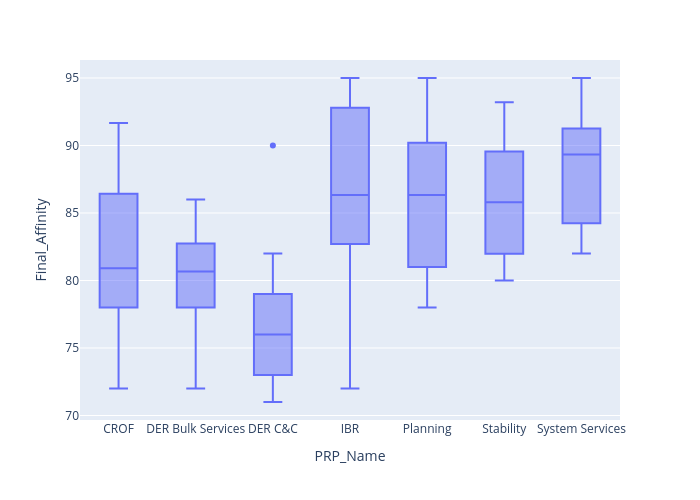

Here is the notebook cell this chart was saved with:
### Code cell
fig = px.box(selected_high,
       x = 'PRP_Name',
       y = 'Final_Affinity',
    #    color = 'Affinity_Level',
    #    title='Count by taking the sum of questions per program',
    #    barmode='group',
       category_orders={
        'Affinity_Level': ['Moderate', 'High'],
        'source': ['prp', 'ra']
    },)
fig.update_layout(width=700, height=500)
fig.show()

### Figure 1 — Plotly figure (JSON) as saved in the notebook; plotly's stock layout.template omitted (floating-point values rounded to 4 significant figures)
{"data": [{"alignmentgroup": "True", "hovertemplate": "PRP_Name=%{x}<br>Final_Affinity=%{y}<extra></extra>", "legendgroup": "", "marker": {"color": "#636efa"}, "name": "", "notched": false, "offsetgroup": "", "orientation": "v", "showlegend": false, "type": "box", "x": ["CROF", "CROF", "CROF", "CROF", "CROF", "CROF", "CROF", "CROF", "CROF", "CROF", "CROF", "CROF", "CROF", "CROF", "CROF", "CROF", "DER Bulk Services", "DER Bulk Services", "DER Bulk Services", "DER Bulk Services", "DER Bulk Services", "DER Bulk Services", "DER Bulk Services", "DER Bulk Services", "DER Bulk Services", "DER Bulk Services", "DER Bulk Services", "DER Bulk Services", "DER Bulk Services", "DER Bulk Services", "DER Bulk Services", "DER C&C", "DER C&C", "DER C&C", "DER C&C", "DER C&C", "DER C&C", "DER C&C", "DER C&C", "DER C&C", "DER C&C", "DER C&C", "DER C&C", "DER C&C", "DER C&C", "IBR", "IBR", "IBR", "IBR", "IBR", "IBR", "IBR", "IBR", "IBR", "IBR", "IBR", "IBR", "IBR", "IBR", "IBR", "Planning", "Planning", "Planning", "Planning", "Planning", "Planning", "Planning", "Planning", "Planning", "Planning", "Planning", "Planning", "Planning", "Planning", "Planning", "Stability", "Stability", "Stability", "Stability", "Stability", "Stability", "Stability", "Stability", "Stability", "Stability", "Stability", "Stability", "Stability", "Stability", "Stability", "System Services", "System Services", "System Services", "System Services", "System Services", "System Services", "System Services", "System Services", "System Services", "System Services", "System Services", "System Services", "System Services", "System Services", "System Services"], "x0": " ", "xaxis": "x", "y": [78.0, 72.0, 78.0, 86.83, 86.67, 91.67, 86.2, 78.0, 78.0, 87.4, 74.0, 85.0, 78.0, 80.0, 82.5, 81.83, 86.0, 78.0, 76.0, 82.0, 80.67, 83.0, 78.0, 77.0, 78.0, 72.0, 78.0, 81.0, 85.0, 82.0, 84.33, 73.0, 81.0, 78.0, 75.0, 72.0, 76.0, 78.0, 76.0, 82.0, 75.0, 71.0, 90.0, 79.0, 71.0, 78.0, 94.5, 72.0, 92.67, 89.0, 84.2, 93.4, 82.2, 95.0, 86.33, 85.0, 88.83, 78.0, 92.83, 85.0, 87.33, 90.67, 88.83, 81.0, 85.0, 86.33, 86.0, 93.0, 78.0, 78.0, 88.2, 92.8, 81.0, 81.0, 95.0, 82.5, 80.17, 87.5, 93.0, 86.0, 80.8, 80.0, 88.2, 81.8, 90.0, 85.8, 93.2, 85.17, 91.0, 83.17, 82.67, 89.0, 89.33, 89.5, 83.0, 84.0, 89.6, 90.0, 95.0, 85.0, 82.0, 95.0, 91.83, 85.0, 91.67], "y0": " ", "yaxis": "y"}], "layout": {"boxmode": "group", "height": 500, "legend": {"tracegroupgap": 0}, "margin": {"t": 60}, "width": 700, "xaxis": {"anchor": "y", "domain": [0, 1], "title": {"text": "PRP_Name"}}, "yaxis": {"anchor": "x", "domain": [0, 1], "title": {"text": "Final_Affinity"}}}}
